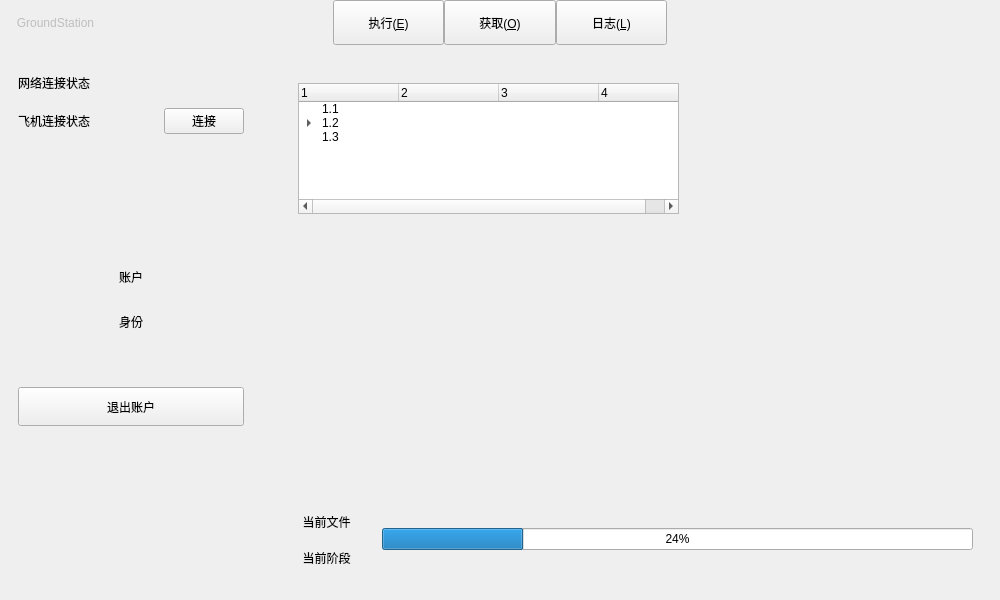
<?xml version="1.0" encoding="UTF-8"?>
<ui version="4.0">
 <class>MainWindow</class>
 <widget class="QMainWindow" name="MainWindow">
  <property name="geometry">
   <rect>
    <x>0</x>
    <y>0</y>
    <width>1000</width>
    <height>600</height>
   </rect>
  </property>
  <property name="minimumSize">
   <size>
    <width>650</width>
    <height>420</height>
   </size>
  </property>
  <property name="baseSize">
   <size>
    <width>650</width>
    <height>420</height>
   </size>
  </property>
  <property name="tabletTracking">
   <bool>false</bool>
  </property>
  <property name="windowTitle">
   <string>MainWindow</string>
  </property>
  <property name="styleSheet">
   <string notr="true">color</string>
  </property>
  <widget class="QWidget" name="centralwidget">
   <property name="minimumSize">
    <size>
     <width>650</width>
     <height>420</height>
    </size>
   </property>
   <layout class="QVBoxLayout" name="verticalLayout" stretch="1,0">
    <property name="spacing">
     <number>0</number>
    </property>
    <property name="leftMargin">
     <number>0</number>
    </property>
    <property name="topMargin">
     <number>0</number>
    </property>
    <property name="rightMargin">
     <number>0</number>
    </property>
    <property name="bottomMargin">
     <number>0</number>
    </property>
    <item>
     <widget class="QWidget" name="topBar" native="true">
      <property name="minimumSize">
       <size>
        <width>0</width>
        <height>45</height>
       </size>
      </property>
      <property name="maximumSize">
       <size>
        <width>16777215</width>
        <height>45</height>
       </size>
      </property>
      <property name="font">
       <font>
        <kerning>false</kerning>
       </font>
      </property>
      <layout class="QHBoxLayout" name="horizontalLayout" stretch="1,2,1,1,1,2,1">
       <property name="spacing">
        <number>0</number>
       </property>
       <property name="leftMargin">
        <number>0</number>
       </property>
       <property name="topMargin">
        <number>0</number>
       </property>
       <property name="rightMargin">
        <number>0</number>
       </property>
       <property name="bottomMargin">
        <number>0</number>
       </property>
       <item>
        <widget class="QLabel" name="labelGS">
         <property name="enabled">
          <bool>false</bool>
         </property>
         <property name="text">
          <string>GroundStation</string>
         </property>
         <property name="alignment">
          <set>Qt::AlignmentFlag::AlignCenter</set>
         </property>
        </widget>
       </item>
       <item>
        <spacer name="horizontalSpacer">
         <property name="orientation">
          <enum>Qt::Orientation::Horizontal</enum>
         </property>
         <property name="sizeHint" stdset="0">
          <size>
           <width>40</width>
           <height>20</height>
          </size>
         </property>
        </spacer>
       </item>
       <item>
        <widget class="QPushButton" name="btnExecute">
         <property name="enabled">
          <bool>true</bool>
         </property>
         <property name="sizePolicy">
          <sizepolicy hsizetype="Minimum" vsizetype="Expanding">
           <horstretch>0</horstretch>
           <verstretch>0</verstretch>
          </sizepolicy>
         </property>
         <property name="text">
          <string>执行(&amp;E)</string>
         </property>
         <property name="iconSize">
          <size>
           <width>12</width>
           <height>45</height>
          </size>
         </property>
        </widget>
       </item>
       <item>
        <widget class="QPushButton" name="btnObtain">
         <property name="sizePolicy">
          <sizepolicy hsizetype="Minimum" vsizetype="Expanding">
           <horstretch>0</horstretch>
           <verstretch>0</verstretch>
          </sizepolicy>
         </property>
         <property name="text">
          <string>获取(&amp;O)</string>
         </property>
        </widget>
       </item>
       <item>
        <widget class="QPushButton" name="btnLogs">
         <property name="sizePolicy">
          <sizepolicy hsizetype="Minimum" vsizetype="Expanding">
           <horstretch>0</horstretch>
           <verstretch>0</verstretch>
          </sizepolicy>
         </property>
         <property name="text">
          <string>日志(&amp;L)</string>
         </property>
        </widget>
       </item>
       <item>
        <spacer name="horizontalSpacer_2">
         <property name="orientation">
          <enum>Qt::Orientation::Horizontal</enum>
         </property>
         <property name="sizeHint" stdset="0">
          <size>
           <width>40</width>
           <height>20</height>
          </size>
         </property>
        </spacer>
       </item>
       <item>
        <widget class="QLabel" name="label_2">
         <property name="text">
          <string/>
         </property>
        </widget>
       </item>
      </layout>
     </widget>
    </item>
    <item>
     <widget class="QStackedWidget" name="stackedWidget">
      <property name="enabled">
       <bool>true</bool>
      </property>
      <property name="contextMenuPolicy">
       <enum>Qt::ContextMenuPolicy::DefaultContextMenu</enum>
      </property>
      <property name="currentIndex">
       <number>0</number>
      </property>
      <widget class="QWidget" name="pageExecute">
       <property name="autoFillBackground">
        <bool>false</bool>
       </property>
       <layout class="QHBoxLayout" name="horizontalLayout_5" stretch="1,3">
        <item>
         <widget class="QWidget" name="widget" native="true">
          <layout class="QVBoxLayout" name="verticalLayout_2" stretch="1,1,3,1,1,1,1,4">
           <item>
            <widget class="QLabel" name="label">
             <property name="text">
              <string>网络连接状态</string>
             </property>
             <property name="alignment">
              <set>Qt::AlignmentFlag::AlignLeading|Qt::AlignmentFlag::AlignLeft|Qt::AlignmentFlag::AlignVCenter</set>
             </property>
            </widget>
           </item>
           <item>
            <layout class="QHBoxLayout" name="horizontalLayout_6" stretch="4,1">
             <item>
              <widget class="QLabel" name="labelDevicesConnection">
               <property name="text">
                <string>飞机连接状态</string>
               </property>
               <property name="alignment">
                <set>Qt::AlignmentFlag::AlignLeading|Qt::AlignmentFlag::AlignLeft|Qt::AlignmentFlag::AlignVCenter</set>
               </property>
              </widget>
             </item>
             <item>
              <widget class="QPushButton" name="btnConnectToDevices">
               <property name="text">
                <string>连接</string>
               </property>
              </widget>
             </item>
            </layout>
           </item>
           <item>
            <spacer name="verticalSpacer_2">
             <property name="orientation">
              <enum>Qt::Orientation::Vertical</enum>
             </property>
             <property name="sizeHint" stdset="0">
              <size>
               <width>20</width>
               <height>40</height>
              </size>
             </property>
            </spacer>
           </item>
           <item>
            <widget class="QLabel" name="label_4">
             <property name="text">
              <string>账户</string>
             </property>
             <property name="alignment">
              <set>Qt::AlignmentFlag::AlignCenter</set>
             </property>
            </widget>
           </item>
           <item>
            <widget class="QLabel" name="label_5">
             <property name="text">
              <string>身份</string>
             </property>
             <property name="alignment">
              <set>Qt::AlignmentFlag::AlignCenter</set>
             </property>
            </widget>
           </item>
           <item>
            <spacer name="verticalSpacer_4">
             <property name="orientation">
              <enum>Qt::Orientation::Vertical</enum>
             </property>
             <property name="sizeHint" stdset="0">
              <size>
               <width>20</width>
               <height>40</height>
              </size>
             </property>
            </spacer>
           </item>
           <item>
            <widget class="QPushButton" name="btnLogout">
             <property name="sizePolicy">
              <sizepolicy hsizetype="Minimum" vsizetype="Expanding">
               <horstretch>0</horstretch>
               <verstretch>0</verstretch>
              </sizepolicy>
             </property>
             <property name="text">
              <string>退出账户</string>
             </property>
            </widget>
           </item>
           <item>
            <spacer name="verticalSpacer_3">
             <property name="orientation">
              <enum>Qt::Orientation::Vertical</enum>
             </property>
             <property name="sizeHint" stdset="0">
              <size>
               <width>20</width>
               <height>40</height>
              </size>
             </property>
            </spacer>
           </item>
          </layout>
         </widget>
        </item>
        <item>
         <widget class="QWidget" name="widget_2" native="true">
          <layout class="QVBoxLayout" name="verticalLayout_3" stretch="5,1">
           <item>
            <widget class="QWidget" name="widget_7" native="true">
             <widget class="QTreeWidget" name="treeWidget">
              <property name="geometry">
               <rect>
                <x>30</x>
                <y>20</y>
                <width>381</width>
                <height>131</height>
               </rect>
              </property>
              <column>
               <property name="text">
                <string>1</string>
               </property>
              </column>
              <column>
               <property name="text">
                <string>2</string>
               </property>
              </column>
              <column>
               <property name="text">
                <string>3</string>
               </property>
              </column>
              <column>
               <property name="text">
                <string>4</string>
               </property>
              </column>
              <item>
               <property name="text">
                <string>1.1</string>
               </property>
              </item>
              <item>
               <property name="text">
                <string>1.2</string>
               </property>
               <item>
                <property name="text">
                 <string>1.2.1</string>
                </property>
                <item>
                 <property name="text">
                  <string>1,2,1,1</string>
                 </property>
                </item>
               </item>
              </item>
              <item>
               <property name="text">
                <string>1.3</string>
               </property>
              </item>
             </widget>
            </widget>
           </item>
           <item>
            <widget class="QWidget" name="widget_8" native="true">
             <layout class="QHBoxLayout" name="horizontalLayout_2" stretch="1,6">
              <item>
               <layout class="QVBoxLayout" name="verticalLayout_4">
                <item>
                 <widget class="QLabel" name="label_7">
                  <property name="text">
                   <string>当前文件</string>
                  </property>
                  <property name="alignment">
                   <set>Qt::AlignmentFlag::AlignCenter</set>
                  </property>
                 </widget>
                </item>
                <item>
                 <widget class="QLabel" name="label_8">
                  <property name="text">
                   <string>当前阶段</string>
                  </property>
                  <property name="alignment">
                   <set>Qt::AlignmentFlag::AlignCenter</set>
                  </property>
                 </widget>
                </item>
               </layout>
              </item>
              <item>
               <widget class="QProgressBar" name="progressBar">
                <property name="value">
                 <number>24</number>
                </property>
               </widget>
              </item>
             </layout>
            </widget>
           </item>
          </layout>
         </widget>
        </item>
       </layout>
      </widget>
      <widget class="QWidget" name="pageObtain">
       <widget class="QWidget" name="layoutWidget">
        <property name="geometry">
         <rect>
          <x>0</x>
          <y>-10</y>
          <width>651</width>
          <height>381</height>
         </rect>
        </property>
        <layout class="QHBoxLayout" name="horizontalLayout_4" stretch="1,5">
         <property name="spacing">
          <number>0</number>
         </property>
         <item>
          <widget class="QWidget" name="widget_5" native="true"/>
         </item>
         <item>
          <widget class="QWidget" name="widget_6" native="true">
           <widget class="QLabel" name="label_6">
            <property name="geometry">
             <rect>
              <x>250</x>
              <y>100</y>
              <width>91</width>
              <height>111</height>
             </rect>
            </property>
            <property name="font">
             <font>
              <pointsize>37</pointsize>
             </font>
            </property>
            <property name="text">
             <string>获取</string>
            </property>
           </widget>
          </widget>
         </item>
        </layout>
       </widget>
      </widget>
      <widget class="QWidget" name="pageLogs">
       <widget class="QWidget" name="layoutWidget">
        <property name="geometry">
         <rect>
          <x>0</x>
          <y>0</y>
          <width>651</width>
          <height>371</height>
         </rect>
        </property>
        <layout class="QHBoxLayout" name="horizontalLayout_3" stretch="1,4">
         <property name="spacing">
          <number>0</number>
         </property>
         <item>
          <widget class="QWidget" name="widget_3" native="true"/>
         </item>
         <item>
          <widget class="QWidget" name="widget_4" native="true"/>
         </item>
        </layout>
       </widget>
      </widget>
     </widget>
    </item>
   </layout>
  </widget>
 </widget>
 <resources/>
 <connections/>
</ui>
